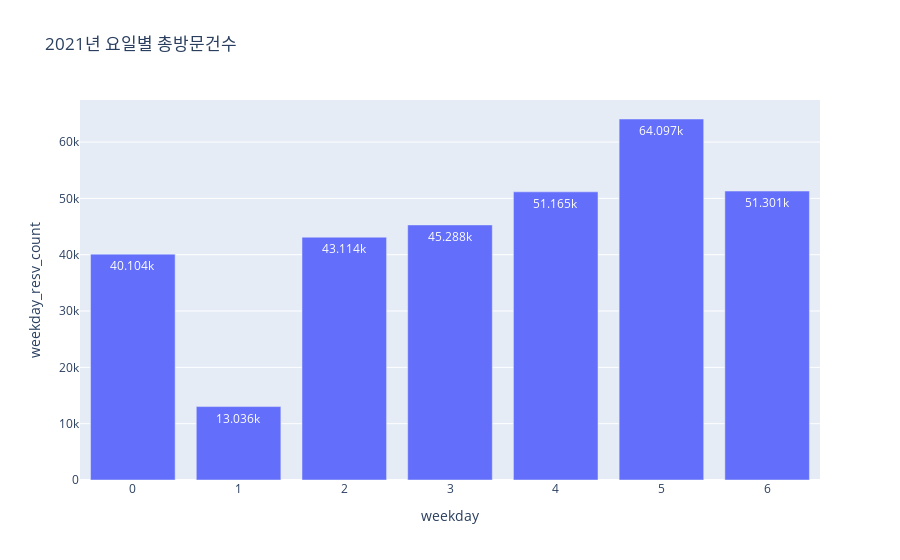

Source (notebook cell):
### Markdown cell above
#### 요일별

### Code cell
df_weekday = df_date.groupby(['weekday'],as_index=False).agg(weekday_resv_count = ('id','count'))
fig = px.bar(df_weekday, x="weekday", y="weekday_resv_count", title='2021년 요일별 총방문건수'  , text_auto=True)
fig.show()

### Figure 1 — Plotly figure (JSON) as saved in the notebook; plotly's stock layout.template omitted (floating-point values rounded to 4 significant figures)
{"data": [{"alignmentgroup": "True", "hovertemplate": "weekday=%{x}<br>weekday_resv_count=%{y}<extra></extra>", "legendgroup": "", "marker": {"color": "#636efa", "pattern": {"shape": ""}}, "name": "", "offsetgroup": "", "orientation": "v", "showlegend": false, "textposition": "auto", "texttemplate": "%{y}", "type": "bar", "x": [0, 1, 2, 3, 4, 5, 6], "xaxis": "x", "y": [40104, 13036, 43114, 45288, 51165, 64097, 51301], "yaxis": "y"}], "layout": {"barmode": "relative", "legend": {"tracegroupgap": 0}, "title": {"text": "2021년 요일별 총방문건수"}, "xaxis": {"anchor": "y", "domain": [0, 1], "title": {"text": "weekday"}}, "yaxis": {"anchor": "x", "domain": [0, 1], "title": {"text": "weekday_resv_count"}}}}
